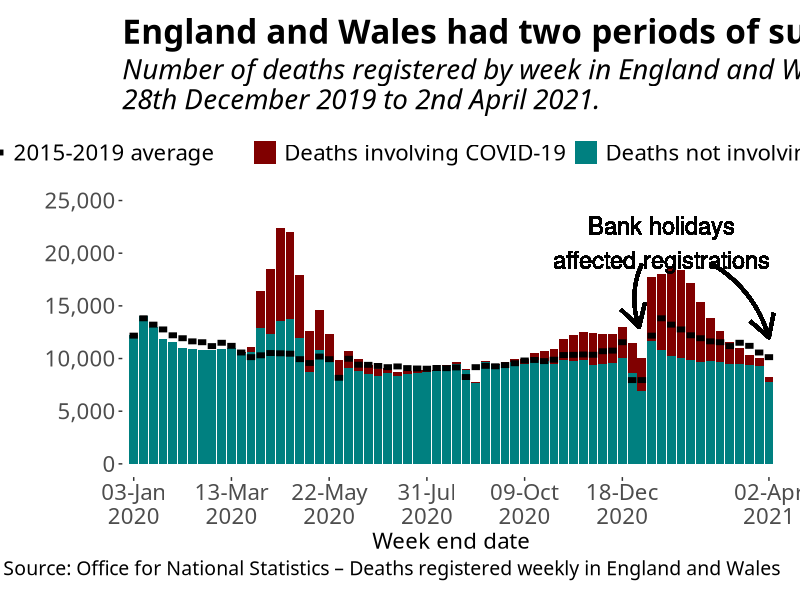

Source code (R):
## Packages and themes
# First, download the packages we need
library(tidyverse)
library(readxl)
library(lubridate)
library(scales)

# Next, I set the plotting theme
theme_clean3 <- theme_bw(base_family="Gill Sans Nova") + 
  theme(legend.position = "top",
        legend.title = element_text(size = 16),
        legend.text = element_text(size = 16),
        axis.text = element_text(size = 16),
        axis.title = element_text(size = 16),
        plot.title = element_text(size = 24, face = "bold"),
        plot.subtitle = element_text(size = 20, face = "italic", margin = margin(b=12)),
        plot.caption = element_text(size = 14),
        plot.margin = unit(c(.5,.5,.5,.5), "cm"),
        panel.grid.major = element_blank(),
        panel.grid.minor = element_blank(),
        panel.border = element_blank())
theme_set(theme_clean3)

## Draw and tidy the data
# Draw the statistics from a prepared file
# https://www.ons.gov.uk/peoplepopulationandcommunity/birthsdeathsandmarriages/deaths/bulletins/deathsregisteredweeklyinenglandandwalesprovisional/weekending2april2021
ons_deathregistration_figure3_df <- read_excel("ONS Mortality Rates/ONS Weekly Death Registrations Figure 3 - 2021-04-14.xlsx",
                                               sheet = "DATA",
                                               col_types = c("numeric", "text", "date", "numeric", "numeric", "numeric"))

ons_deathreg_tidy_df <- ons_deathregistration_figure3_df %>%
  mutate(week_end_date = as_date(week_end_date)) %>%
  pivot_longer(cols = 4:6,
               names_to = "ons_measure",
               values_to = "count")

## Set the hpline function
# If you are able to do so in your version of R
# library(ungeviz)
# If not, this is copied from Claus Wilke's ungeviz documentation
# https://github.com/wilkelab/ungeviz/blob/master/R/geom_hpline.R
geom_hpline <- function(mapping = NULL, data = NULL,
                        stat = "identity", position = "identity",
                        ...,
                        na.rm = FALSE,
                        show.legend = NA,
                        inherit.aes = TRUE) {
  layer(
    data = data,
    mapping = mapping,
    stat = stat,
    geom = GeomHpline,
    position = position,
    show.legend = show.legend,
    inherit.aes = inherit.aes,
    params = list(
      na.rm = na.rm,
      ...
    )
  )
}

#' @rdname geom_hpline
#' @format NULL
#' @usage NULL
#' @export
GeomHpline <- ggproto("GeomHpline", GeomSegment,
                      required_aes = c("x", "y"),
                      non_missing_aes = c("size", "colour", "linetype", "width"),
                      default_aes = aes(
                        width = 0.5, colour = "black", size = 2, linetype = 1,
                        alpha = NA
                      ),
                      
                      draw_panel = function(self, data, panel_params, coord, arrow = NULL, arrow.fill = NULL,
                                            lineend = "butt", linejoin = "round", na.rm = FALSE) {
                        data <- mutate(data, x = x - width/2, xend = x + width, yend = y)
                        ggproto_parent(GeomSegment, self)$draw_panel(
                          data, panel_params, coord, arrow = arrow, arrow.fill = arrow.fill,
                          lineend = lineend, linejoin = linejoin, na.rm = na.rm
                        )
                      }
)

## Create the graph
ons_week_breaks <- c("2020-01-03", "2020-03-13", "2020-05-22", "2020-07-31", "2020-10-09", "2020-12-18", "2021-04-02") %>%
  as_date()

ons_deathreg_figure3_gg <-
  ggplot(data = filter(ons_deathreg_tidy_df,
                       ons_measure != "all_deaths_2015_2019_average"),
         aes(x = week_end_date)) +
  geom_bar(aes(y = count,
               fill = ons_measure),
           position = "stack",
           stat = "identity") +
  geom_hpline(data = filter(ons_deathreg_tidy_df,
                            ons_measure == "all_deaths_2015_2019_average"),
              aes(x = week_end_date,
                  y = count,
                  linetype = ons_measure),
              stat = "identity",
              width = 6, size = 2) +
  scale_x_date(breaks = ons_week_breaks,
               date_labels = "%d-%b\n%Y",
               expand = c(0,5)) +
  scale_y_continuous(labels = label_comma(),
                     limits = c(0,25000)) +
  scale_linetype_manual(name = "",
                        labels = "2015-2019 average",
                        values = "solid") +
  scale_fill_manual(name = "",
                    labels = c("Deaths involving COVID-19", "Deaths not involving COVID-19"),
                    values = c("#800000", "#008080")) +
  labs(title = "England and Wales had two periods of sustained high deaths.",
       subtitle = str_wrap("Number of deaths registered by week in England and Wales, 28th December 2019 to 2nd April 2021.",
                           width = 60),
       x = "Week end date",
       y = "",
       caption = "Source: Office for National Statistics – Deaths registered weekly in England and Wales") +
  geom_text(x = as_date("2021-01-15"), y = 21000,
            label = "Bank holidays\naffected registrations",
            size = 6) +
  geom_curve(x = as_date("2021-01-01"), xend = as_date("2020-12-30"),
             y = 19000, yend = 13000,
             arrow = arrow(), curvature = 0.2, size = 1.2) +
  geom_curve(x = as_date("2021-02-20"), xend = as_date("2021-04-02"),
             y = 19000, yend = 12000,
             arrow = arrow(), curvature = -0.2, size = 1.2)